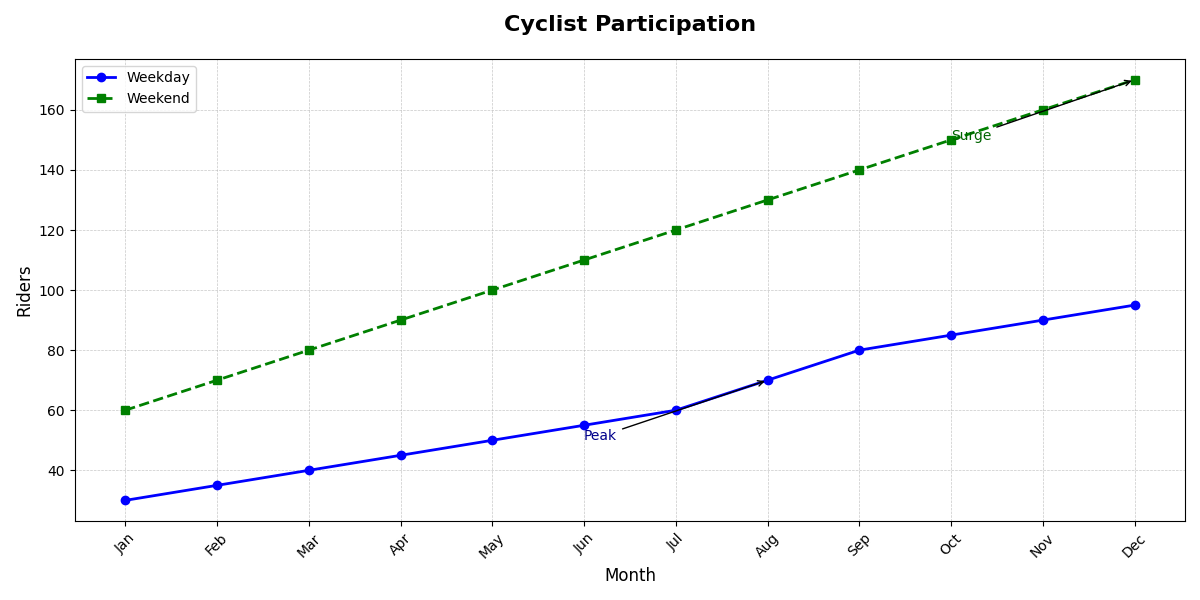

Python code for this plot:
import matplotlib.pyplot as plt
import numpy as np

months = np.arange(1, 13)
weekday_riders = np.array([30, 35, 40, 45, 50, 55, 60, 70, 80, 85, 90, 95])
weekend_riders = np.array([60, 70, 80, 90, 100, 110, 120, 130, 140, 150, 160, 170])

fig, ax1 = plt.subplots(figsize=(12, 6))

ax1.plot(months, weekday_riders, marker='o', linestyle='-', color='blue', linewidth=2, label='Weekday')
ax1.plot(months, weekend_riders, marker='s', linestyle='--', color='green', linewidth=2, label='Weekend')

ax1.set_title('Cyclist Participation', fontsize=16, weight='bold', pad=20)
ax1.set_xlabel('Month', fontsize=12)
ax1.set_ylabel('Riders', fontsize=12)

ax1.set_xticks(months)
ax1.set_xticklabels(['Jan', 'Feb', 'Mar', 'Apr', 'May', 'Jun', 'Jul', 'Aug', 'Sep', 'Oct', 'Nov', 'Dec'], fontsize=10, rotation=45)

ax1.grid(True, linestyle='--', linewidth=0.5, alpha=0.7)
ax1.legend(loc='upper left', fontsize=10)

ax1.annotate('Peak', xy=(8, 70), xytext=(6, 50),
             arrowprops=dict(facecolor='black', arrowstyle='->', lw=1), fontsize=10, color='darkblue')
ax1.annotate('Surge', xy=(12, 170), xytext=(10, 150),
             arrowprops=dict(facecolor='black', arrowstyle='->', lw=1), fontsize=10, color='darkgreen')

plt.tight_layout()
plt.show()
